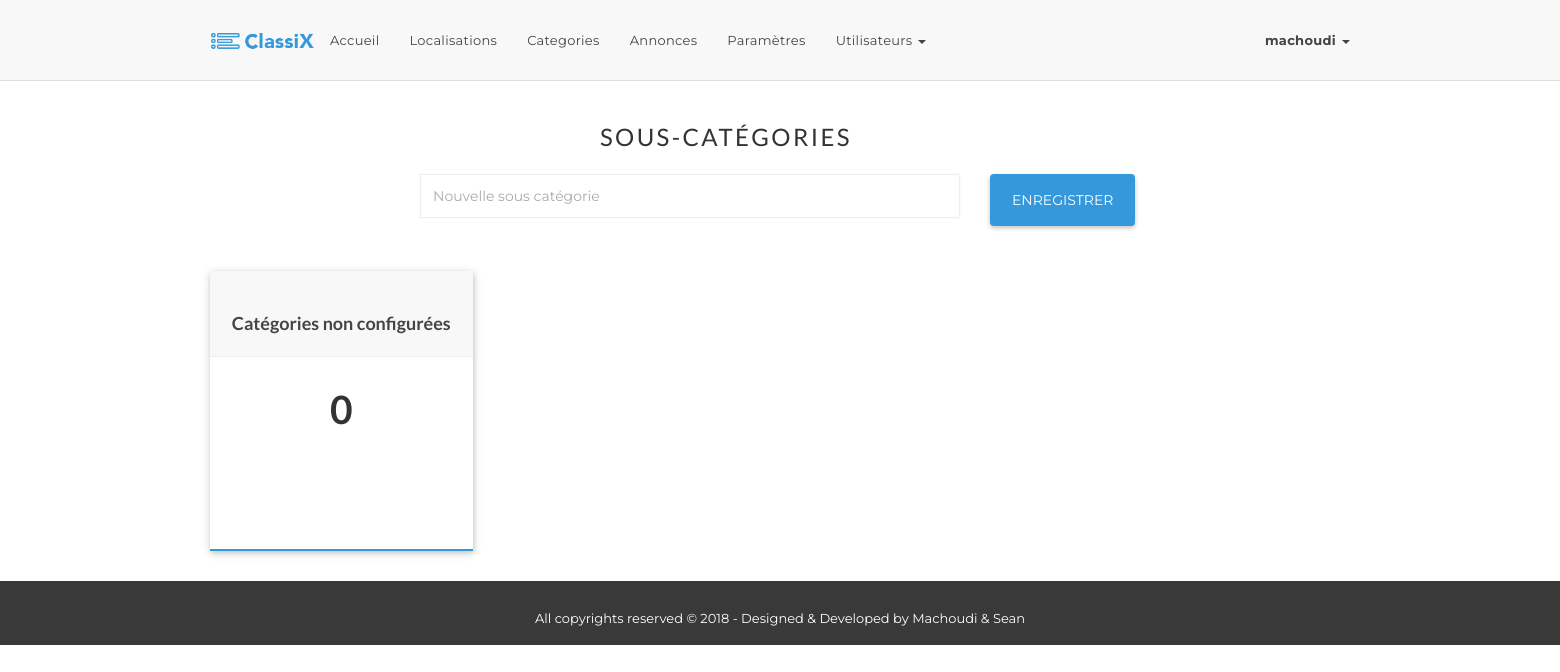
/admin/adm_sub_categories.php?parentcid=9 (signed in), run on an earlier commit of the app's database.
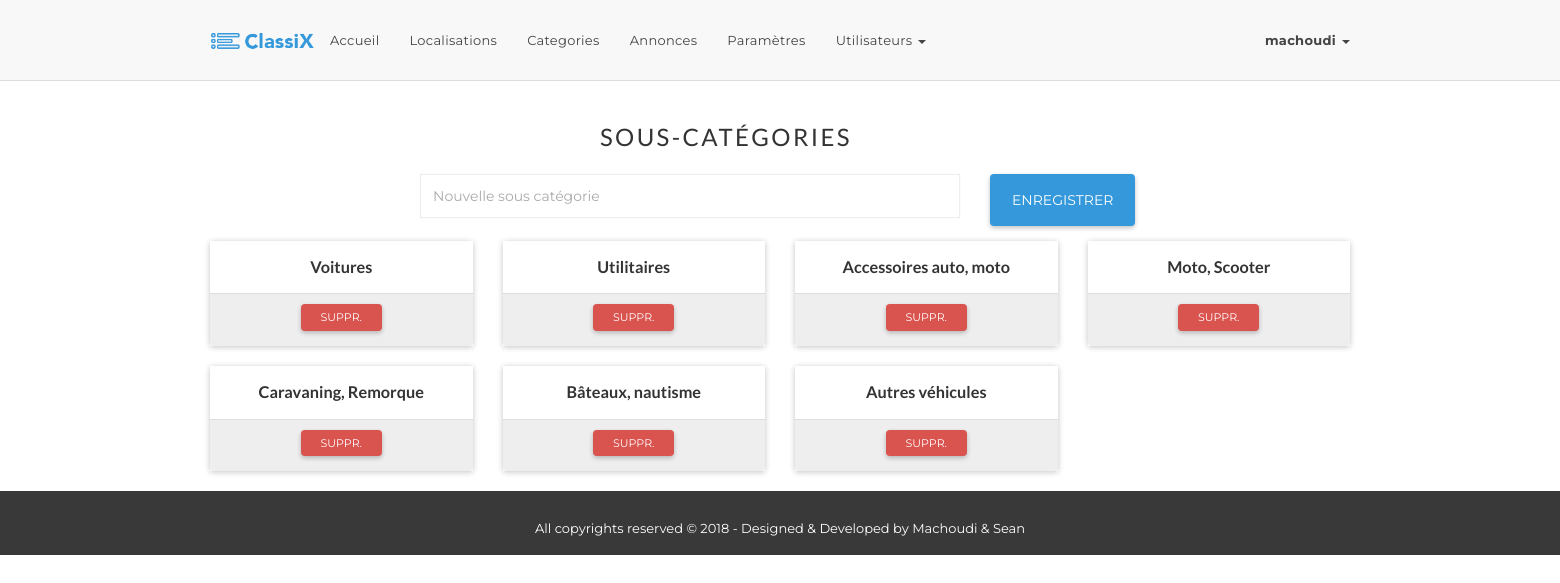
And on a later commit of the database.
### tables this page shows
CREATE TABLE `categories` (
  `cat_id` int(11) NOT NULL AUTO_INCREMENT,
  `parent_cid` int(11) NOT NULL DEFAULT '0',
  `category_name` varchar(150) NOT NULL,
  PRIMARY KEY (`cat_id`)
);

### classes/Crud.php (called while the page is built, shortened)
<?php
class Crud {
  private $_host = "localhost";
  private $_username = "advertize";
  private $_password = "*c218*";
  private $_database = "advertize";
  protected $connection;
  public function __construct() {
    if( !isset($this->connection) ) {
      $this->connection = new mysqli($this->_host, $this->_username,
      $this->_password, $this->_database);
    }
    return $this->connection;
  }
  public function getData($query) {
    $result = $this->connection->query($query);
    if($result === false) {
        return $this->connection->error;
    }else{
        if( $result->num_rows == 0 ) {
            return 0;
        }else {
            $rows = array();
            while ($row = $result->fetch_assoc()) {   $rows[] = $row; }
            return $rows;
        }
    }
  }
}

### classes/Categories.php (called while the page is built, shortened)
<?php
require_once 'Crud.php';
class Categories extends Crud {
    public $cat_id;
    public function getCatId()
    {
        return $this->cat_id;
    }
    public function setCatId($cat_id)
    {
        $this->cat_id = $cat_id;
    }
    public function getCatsFromParent(){
        $query = "SELECT * FROM ".TBL_Categories
            ." WHERE parent_cid = '".$this->getCatId()."' ";
        $statement = $this->getData($query);
        return $statement;
    }
}

### admin/adm_sub_categories.php (the view, shortened to what this page needs)
<?php require_once '_inc_header.php'; ?>
<?php
$parentID = $_GET['parentcid'];
require_once '../classes/Categories.php';
$category= new Categories();
$category->setCatId($parentID);
$subCategories = $category->getCatsFromParent();
$errors = array();
?>
    <section id="categories-homepage">
        <div class="container">
            <div class="row">
                <div class="col-md-12 col-lg-offset-4">
                    <h3 class="section-title">Sous-catégories</h3>
                </div>
                <div class="col-md-12 col-lg-offset-2">
                    <?php   $library->debug_errors($errors); ?>
                    <form  role="form" class="login-form" method="post"
                           action="<?php echo $_SERVER['PHP_SELF']; ?>?parentcid=<?php echo $parentID; ?>">
                        <div class="form-group col-lg-6 col-sm-12">
                            <input type="text" class="form-control" autofocus
                                   value="<?php $library->inputData($_POST['categoryName']); ?>"
                                   name="categoryName" placeholder="Nouvelle sous catégorie">
                        </div>
                        <div class="form-group col-lg-2 col-sm-12">
                            <button class="btn btn-common log-btn">Enregistrer</button>
                        </div>
                    </form>
                </div>
                <?php if($subCategories === 0): ?>
                    <div class="col-md-3 col-sm-6 col-xs-12">
                        <div class="category-box border-1 wow fadeInUpQuick animated"
                             data-wow-delay="0.3s"
                             style="height: 200px!important;max-height: 300px!important;visibility: visible;-webkit-animation-delay: 0.3s; -moz-animation-delay: 0.3s; animation-delay: 0.3s;">
                            <div class="category-header">
                                <a href="#"><h4>Catégories non configurées</h4></a>
                            </div>
                            <div class="category-content"
                                 style="text-align: center;padding-top: 30px;">
                                <h1>0</h1>
                            </div>
                        </div>
                    </div>
                <?php else: ?>
                    <?php for($i=0; $i<sizeof($subCategories); $i++): ?>
                        <div class=" col-md-3 col-sm-6 col-xs-12">
                            <div class="panel panel-default">
                                <div class="panel-body center">
                                    <h5>
                                        <?php echo $library->outputField($subCategories[$i]["category_name"]); ?>
                                    </h5>
                                </div>
                                <div class="panel-footer center">
                                    <a href="<?php echo $_SERVER['PHP_SELF']; ?>?category_id=<?php echo $subCategories[$i]["cat_id"]; ?>"
                                       class="btn btn-sm btn-danger">Suppr.</a>
                                </div>
                            </div>
                        </div>
                    <?php endfor; ?>
                <?php endif; ?>
            </div>
        </div>
    </section>
<?php require_once '../_inc/_inc_footer.php'; ?>

### _inc/_inc_header.php (shortened to what this page needs)
<!DOCTYPE html>
<html lang="fr">
  <head>
    <link rel="shortcut icon" href="http://demo.graygrids.com/themes/classix-demo/<?php $library->baseurl(); ?>assets/img/favicon.png">
    <link rel="stylesheet" href="<?php $library->baseurl(); ?>assets/bootstrap.min.css" type="text/css">
    <link rel="stylesheet" href="<?php $library->baseurl(); ?>assets/jasny-bootstrap.min.css" type="text/css">
    <link rel="stylesheet" href="<?php $library->baseurl(); ?>assets/jasny-bootstrap.min.css" type="text/css">
    <link rel="stylesheet" href="<?php $library->baseurl(); ?>assets/material-kit.css" type="text/css">
    <link rel="stylesheet" href="<?php $library->baseurl(); ?>assets/font-awesome.min.css" type="text/css">
    <link rel="stylesheet" href="<?php $library->baseurl(); ?>assets/line-icons.css" type="text/css">
    <link rel="stylesheet" href="<?php $library->baseurl(); ?>assets/main.css" type="text/css">
    <link rel="stylesheet" href="<?php $library->baseurl(); ?>assets/animate.css" type="text/css">
    <link rel="stylesheet" href="<?php $library->baseurl(); ?>assets/owl.carousel.css" type="text/css">
    <link rel="stylesheet" href="<?php $library->baseurl(); ?>assets/owl.theme.css" type="text/css">
    <link rel="stylesheet" href="<?php $library->baseurl(); ?>assets/settings.css" type="text/css">
    <link rel="stylesheet" href="<?php $library->baseurl(); ?>assets/responsive.css" type="text/css">
    <link rel="stylesheet" href="<?php $library->baseurl(); ?>assets/bootstrap-select.min.css">
</head>

### lib/Functions.php (shortened to what this page needs)
<?php
class Functions {
    protected $server_host;
    public function __construct(){
        $this->server_host = "http://localhost/classix/";
    }
    public function baseurl(){
        echo $this->server_host;
    }
    public function inputData($inputContent) {
        if( isset($inputContent)){
            echo $inputContent;
        }
    }
    public function outputField($fieldDatas){
        return html_entity_decode($fieldDatas);
    }
}
$library = new Functions();

### admin/_inc_header.php (shortened to what this page needs)
<?php
require_once '../lib/Functions.php';
require_once "../_inc/_inc_header.php";
?>
<body>
<div class="header" style="margin-bottom: 100px;">
    <nav class="navbar navbar-default main-navigation navbar-fixed-top"
         role="navigation">
        <div class="container">
            <div class="navbar-header">
                <a class="navbar-brand logo" href="./"><img src="assets/logo.png" alt=""></a>
            </div>
            <div class="collapse navbar-collapse" id="navbar">
                <ul class="nav navbar-nav navbar-left">
                    <li><a href="./">Accueil</a></li>
                    <li><a href="adm_countries.php">Localisations</a></li>
                    <li><a href="adm_categories.php">Categories</a></li>
                    <li><a href="adm_ads.php">Annonces</a></li>
                    <li><a href="adm_settings.php">Paramètres</a></li>
                    <li>
                        <a href class="dropdown-toggle" data-toggle="dropdown"
                           aria-haspopup="true" aria-expanded="false">Utilisateurs
                            <span class="caret"></span>
                        </a>
                    </li>
                </ul>
                <ul class="nav navbar-nav navbar-right">
                    <li>
                        <a href="#" class="dropdown-toggle" data-toggle="dropdown"
                           aria-haspopup="true" aria-expanded="false">
                            <strong>
                            <?php echo $_SESSION['user']['pseudo']; ?>
                            </strong>
                            <span class="caret"></span>
                        </a>
                    </li>
                </ul>
            </div>
        </div>
    </nav>
</div>

### _inc/_inc_footer.php (shortened to what this page needs)
<footer>
  <div id="copyright">
    <div class="container">
      <div class="row">
        <div class="col-md-12">
          <div class="site-info center">
            <p>All copyrights reserved © 2018 - Designed &amp; Developed by
                <a href="<?php echo $_SERVER['PHP_SELF']; ?>"
                rel="nofollow">Machoudi & Sean</a>
            </p>
          </div>
        </div>
      </div>
    </div>
  </div>
</footer>
</body></html>

### assets/material-kit.css (style rules this page uses)
body,h1,h2,h3,h4,h5,h6,.h1,.h2,.h3,.h4 { font-family:open sans,sans-serif;font-weight:400 }
.animation-transition-fast,.navbar { -webkit-transition:all 150ms ease 0s;-moz-transition:all 150ms ease 0s;-o-transition:all 150ms ease 0s;-ms-transition:all 150ms ease 0s;transition:all 150ms ease 0s }
.btn.btn-sm,.btn-group-sm .btn,.input-group-btn .btn.btn-sm,.btn-group-sm .input-group-btn .btn { padding:5px 20px;font-size:11px }
.form-group { position:relative }
.navbar { border:0 }
.navbar .navbar-collapse,.navbar .navbar-form { border-top:0;box-shadow:none }
.navbar-fixed-top { border-radius:0 }
h3,.h3 { font-size:1.825em;line-height:1.4em;margin:20px 0 10px }
h5,.h5 { font-size:1.25em;line-height:1.4em;margin-bottom:15px }
.panel { border-radius:2px;border:0;box-shadow:0 1px 6px 0 rgba(0,0,0,.12),0 1px 6px 0 rgba(0,0,0,.12) }
.panel-footer { background-color:#eee }
* { -webkit-tap-highlight-color:transparent;-webkit-tap-highlight-color:transparent }
h1,.h1 { font-size:3.8em;line-height:1.15em }
h4,.h4 { font-size:1.3em;line-height:1.4em }

### assets/main.css (style rules this page uses)
body { font-family:montserrat,sans-serif;font-weight:400;font-size:13px;line-height:24px;overflow-x:hidden }
h1,h2,h3,h4,h5,h6 { margin-top:0;margin-bottom:0;font-family:lato,sans-serif;font-weight:700 }
h3 { font-size:1.6em;line-height:1.4em }
p { font-size:13px;font-family:montserrat,sans-serif;margin:0;line-height:24px;font-weight:400 }
a { color:#444;-webkit-transition:all .3s linear;-moz-transition:all .3s linear;-ms-transition:all .3s linear;-o-transition:all .3s linear;transition:all .3s linear }
img { max-width:100% }
ul { margin:0;padding:0 }
ul li { list-style:none;margin:0 }
.center { text-align:center }
.btn { padding:16px 22px;color:#fff;border-radius:4px;position:relative;-webkit-transition:all .3s linear;-moz-transition:all .3s linear;-ms-transition:all .3s linear;-o-transition:all .3s linear;transition:all .3s linear;box-shadow:0 2px 4px 0 rgba(0,0,0,.1),0 2px 5px 0 rgba(0,0,0,.15);border:0;text-transform:uppercase }
.btn-common,.btn-primary { background:#3498db }
.btn-sm { font-size:13px;padding:4px 8px;line-height:1.5;margin-bottom:5px;border:0 }
.section-title { font-size:24px;letter-spacing:.1em;padding:20px 0;text-transform:uppercase;font-weight:400 }
.navbar>.container .navbar-brand,.navbar>.container-fluid .navbar-brand { padding:0 0 0 15px;width:120px }
.nav>li { position:relative;display:block }
.navbar-default { margin-bottom:0;border:0;border-radius:0;border-bottom:1px solid #ddd }
.navbar-header { position:relative;padding:15px 0;margin:0!important }
.main-navigation .navbar-nav { margin-top:20px;position:relative;-webkit-transition:all .2s linear;-moz-transition:all .2s linear;-o-transition:all .2s linear;transition:all .2s linear }
.main-navigation .navbar-nav>li a { color:#444;line-height:normal;border-radius:4px;padding:12px 15px;font-size:13px;outline:0;letter-spacing:.3px;-moz-transition:color .3s linear;-webkit-transition:color .3s linear;-o-transition:color .3s linear;transition:color .3s linear }
#copyright { background-color:#393939;padding:20px 0 10px;color:#fff }
#copyright p { line-height:34px }
#copyright p a { color:#fff }
.panel-default { border-radius:0;border:0 }
.form-control { background-color:#fff;border:1px solid #eee;border-radius:0;box-shadow:0 0 1px rgba(0,0,0,.075);color:#444;display:block;height:44px;padding:10px 12px;width:100% }
h1 { font-size:3em }
.category-box { background-color:#fff;margin:30px 0;height:280px;box-shadow:1px 2px 5px 0 rgba(0,0,0,.16),0 2px 10px 0 rgba(0,0,0,.12);border-radius:0;position:relative;-webkit-transition:all .2s linear;-moz-transition:all .2s linear;-ms-transition:all .2s linear;-o-transition:all .2s linear;transition:all .2s linear }
.category-box .category-header { width:100%;background-color:#f8f8f8;display:inline-block;text-align:center;padding:40px 15px 20px;border-bottom:1px solid #eee;-webkit-transition:all .2s linear;-moz-transition:all .2s linear;-ms-transition:all .2s linear;-o-transition:all .2s linear;transition:all .2s linear }
.category-box .category-header h4 { font-size:18px;color:#444 }
.border-1 { border-bottom:2px solid #3498db }

What changed in the data, as far as the page shows it:
added categories: category_name "Voitures"
added categories: category_name "Utilitaires"
added categories: category_name "Accessoires auto, moto"
added categories: category_name "Moto, Scooter"
added categories: category_name "Caravaning, Remorque"
added categories: category_name "Bâteaux, nautisme"
added categories: category_name "Autres véhicules"
Also different on the page:
text no longer shown: "Catégories non configurées 0"
